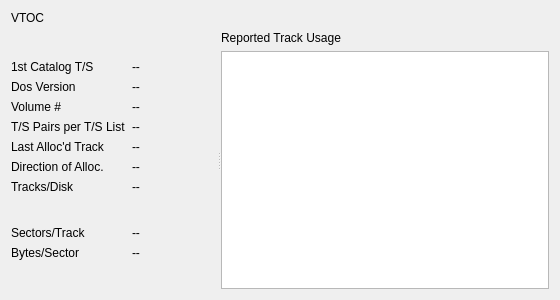
<?xml version="1.0" encoding="UTF-8"?>
<ui version="4.0">
 <class>VTOCView</class>
 <widget class="QWidget" name="VTOCView">
  <property name="geometry">
   <rect>
    <x>0</x>
    <y>0</y>
    <width>560</width>
    <height>300</height>
   </rect>
  </property>
  <property name="windowTitle">
   <string>VTOC View</string>
  </property>
  <layout class="QGridLayout" name="gridLayout" rowstretch="1,1000">
   <item row="1" column="0">
    <widget class="QSplitter" name="splitter">
     <property name="orientation">
      <enum>Qt::Horizontal</enum>
     </property>
     <widget class="QWidget" name="layoutWidget">
      <layout class="QFormLayout" name="formLayout">
       <item row="1" column="0">
        <widget class="QLabel" name="labelx">
         <property name="text">
          <string>1st Catalog T/S</string>
         </property>
        </widget>
       </item>
       <item row="1" column="1">
        <widget class="QLabel" name="m_1stCatLabel">
         <property name="text">
          <string>--</string>
         </property>
        </widget>
       </item>
       <item row="2" column="0">
        <widget class="QLabel" name="label_2">
         <property name="text">
          <string>Dos Version</string>
         </property>
        </widget>
       </item>
       <item row="2" column="1">
        <widget class="QLabel" name="m_dosVersionLabel">
         <property name="text">
          <string>--</string>
         </property>
        </widget>
       </item>
       <item row="3" column="0">
        <widget class="QLabel" name="label_4">
         <property name="text">
          <string>Volume #</string>
         </property>
        </widget>
       </item>
       <item row="3" column="1">
        <widget class="QLabel" name="m_volumeLabel">
         <property name="text">
          <string>--</string>
         </property>
        </widget>
       </item>
       <item row="4" column="0">
        <widget class="QLabel" name="label_6">
         <property name="text">
          <string>T/S Pairs per T/S List</string>
         </property>
        </widget>
       </item>
       <item row="4" column="1">
        <widget class="QLabel" name="m_tsPairCountLabel">
         <property name="text">
          <string>--</string>
         </property>
        </widget>
       </item>
       <item row="5" column="0">
        <widget class="QLabel" name="label_8">
         <property name="text">
          <string>Last Alloc'd Track</string>
         </property>
        </widget>
       </item>
       <item row="5" column="1">
        <widget class="QLabel" name="m_lastAllocTrackLabel">
         <property name="text">
          <string>--</string>
         </property>
        </widget>
       </item>
       <item row="7" column="0">
        <widget class="QLabel" name="label_10">
         <property name="text">
          <string>Tracks/Disk</string>
         </property>
        </widget>
       </item>
       <item row="7" column="1">
        <widget class="QLabel" name="m_tracksPerDiskLabel">
         <property name="text">
          <string>--</string>
         </property>
        </widget>
       </item>
       <item row="9" column="0">
        <widget class="QLabel" name="label_12">
         <property name="text">
          <string>Sectors/Track</string>
         </property>
        </widget>
       </item>
       <item row="9" column="1">
        <widget class="QLabel" name="m_sectorsPerTrackLabel">
         <property name="text">
          <string>--</string>
         </property>
        </widget>
       </item>
       <item row="10" column="0">
        <widget class="QLabel" name="label_14">
         <property name="text">
          <string>Bytes/Sector</string>
         </property>
        </widget>
       </item>
       <item row="10" column="1">
        <widget class="QLabel" name="m_bytesPerSectorLabel">
         <property name="text">
          <string>--</string>
         </property>
        </widget>
       </item>
       <item row="6" column="0">
        <widget class="QLabel" name="label_3">
         <property name="text">
          <string>Direction of Alloc.</string>
         </property>
        </widget>
       </item>
       <item row="6" column="1">
        <widget class="QLabel" name="m_allocDirLabel">
         <property name="text">
          <string>--</string>
         </property>
        </widget>
       </item>
       <item row="0" column="0">
        <spacer name="verticalSpacer">
         <property name="orientation">
          <enum>Qt::Vertical</enum>
         </property>
         <property name="sizeHint" stdset="0">
          <size>
           <width>20</width>
           <height>40</height>
          </size>
         </property>
        </spacer>
       </item>
       <item row="8" column="1">
        <spacer name="horizontalSpacer">
         <property name="orientation">
          <enum>Qt::Horizontal</enum>
         </property>
         <property name="sizeHint" stdset="0">
          <size>
           <width>40</width>
           <height>20</height>
          </size>
         </property>
        </spacer>
       </item>
       <item row="11" column="0">
        <spacer name="verticalSpacer_2">
         <property name="orientation">
          <enum>Qt::Vertical</enum>
         </property>
         <property name="sizeHint" stdset="0">
          <size>
           <width>20</width>
           <height>40</height>
          </size>
         </property>
        </spacer>
       </item>
      </layout>
     </widget>
     <widget class="QWidget" name="layoutWidget">
      <layout class="QVBoxLayout" name="verticalLayout">
       <item>
        <widget class="QLabel" name="label_16">
         <property name="text">
          <string>Reported Track Usage</string>
         </property>
        </widget>
       </item>
       <item>
        <widget class="QTextBrowser" name="m_usageTextBrowser">
         <property name="html">
          <string>&lt;!DOCTYPE HTML PUBLIC &quot;-//W3C//DTD HTML 4.0//EN&quot; &quot;http://www.w3.org/TR/REC-html40/strict.dtd&quot;&gt;
&lt;html&gt;&lt;head&gt;&lt;meta name=&quot;qrichtext&quot; content=&quot;1&quot; /&gt;&lt;style type=&quot;text/css&quot;&gt;
p, li { white-space: pre-wrap; }
&lt;/style&gt;&lt;/head&gt;&lt;body style=&quot; font-family:'MS Shell Dlg 2'; font-size:8.25pt; font-weight:400; font-style:normal;&quot;&gt;
&lt;p style=&quot;-qt-paragraph-type:empty; margin-top:0px; margin-bottom:0px; margin-left:0px; margin-right:0px; -qt-block-indent:0; text-indent:0px;&quot;&gt;&lt;br /&gt;&lt;/p&gt;&lt;/body&gt;&lt;/html&gt;</string>
         </property>
        </widget>
       </item>
      </layout>
     </widget>
    </widget>
   </item>
   <item row="0" column="0">
    <widget class="QLabel" name="m_mainLabel">
     <property name="text">
      <string>VTOC</string>
     </property>
    </widget>
   </item>
  </layout>
 </widget>
 <resources/>
 <connections/>
</ui>
